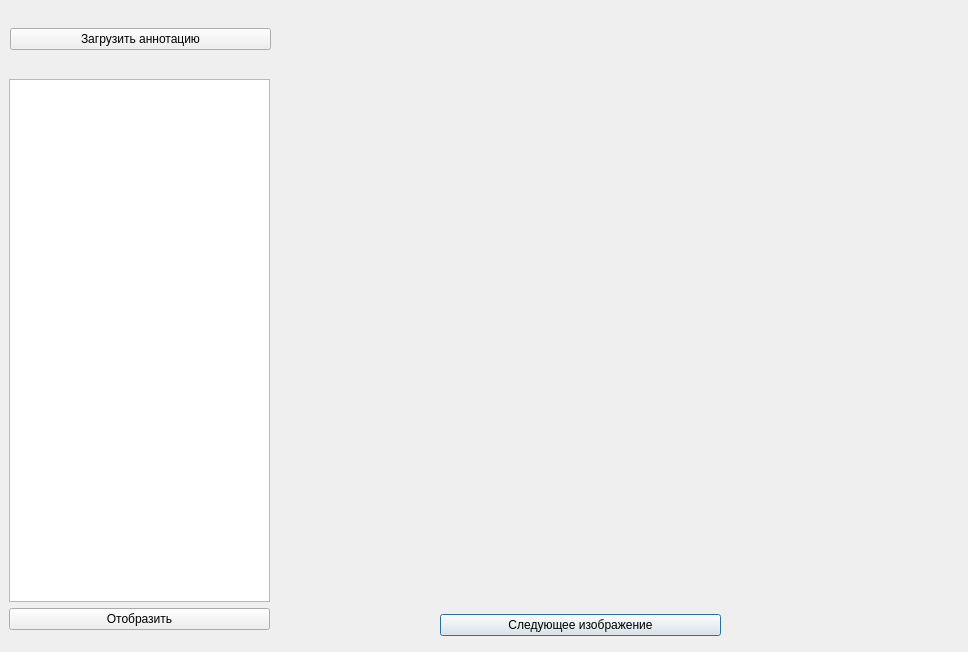
<?xml version="1.0" encoding="UTF-8"?>
<ui version="4.0">
 <class>QDialog</class>
 <widget class="QDialog" name="QDialog">
  <property name="geometry">
   <rect>
    <x>0</x>
    <y>0</y>
    <width>968</width>
    <height>652</height>
   </rect>
  </property>
  <property name="windowTitle">
   <string>Dialog</string>
  </property>
  <widget class="QWidget" name="horizontalLayoutWidget">
   <property name="geometry">
    <rect>
     <x>440</x>
     <y>610</y>
     <width>281</width>
     <height>31</height>
    </rect>
   </property>
   <layout class="QHBoxLayout" name="show_image_button">
    <item>
     <widget class="QPushButton" name="next_button">
      <property name="text">
       <string>Следующее изображение</string>
      </property>
     </widget>
    </item>
   </layout>
  </widget>
  <widget class="QWidget" name="horizontalLayoutWidget_2">
   <property name="geometry">
    <rect>
     <x>10</x>
     <y>9</y>
     <width>261</width>
     <height>61</height>
    </rect>
   </property>
   <layout class="QHBoxLayout" name="setup_annotation_layout">
    <item>
     <widget class="QPushButton" name="annotation_button">
      <property name="text">
       <string>Загрузить аннотацию</string>
      </property>
     </widget>
    </item>
   </layout>
  </widget>
  <widget class="QWidget" name="verticalLayoutWidget">
   <property name="geometry">
    <rect>
     <x>9</x>
     <y>79</y>
     <width>261</width>
     <height>551</height>
    </rect>
   </property>
   <layout class="QVBoxLayout" name="verticalLayout_4">
    <item>
     <widget class="QTableWidget" name="paths_table"/>
    </item>
    <item>
     <layout class="QHBoxLayout" name="horizontalLayout">
      <item>
       <widget class="QPushButton" name="show_button">
        <property name="text">
         <string>Отобразить</string>
        </property>
       </widget>
      </item>
     </layout>
    </item>
   </layout>
  </widget>
  <widget class="QWidget" name="verticalLayoutWidget_2">
   <property name="geometry">
    <rect>
     <x>280</x>
     <y>10</y>
     <width>681</width>
     <height>591</height>
    </rect>
   </property>
   <layout class="QVBoxLayout" name="verticalLayout_5">
    <item>
     <widget class="QLabel" name="image_label">
      <property name="text">
       <string/>
      </property>
      <property name="alignment">
       <set>Qt::AlignCenter</set>
      </property>
     </widget>
    </item>
   </layout>
  </widget>
 </widget>
 <resources/>
 <connections/>
</ui>
